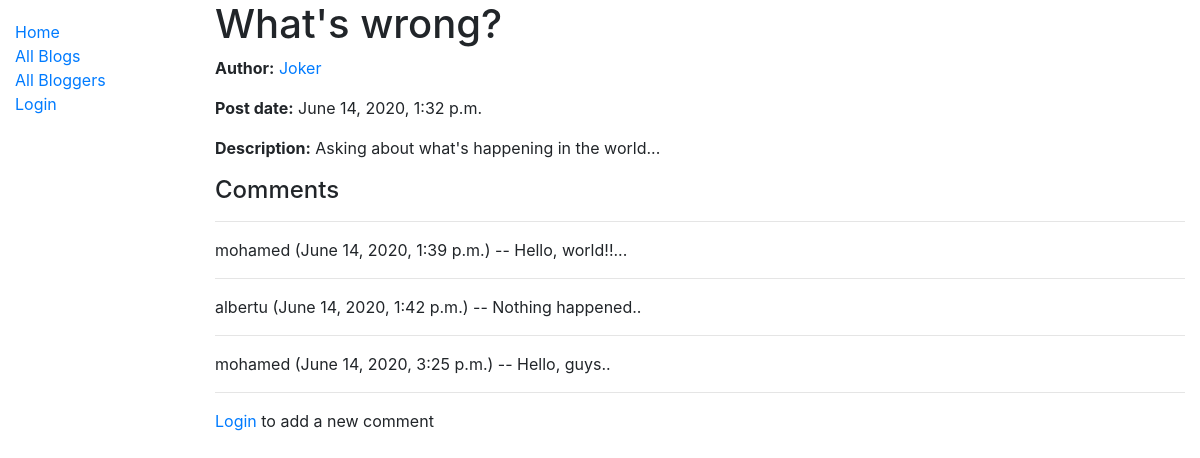
Page /blog/2 on the committed database.
### blog/models.py (models this page shows, shortened)
class Blog(models.Model):
    post = models.CharField(max_length=200)
    author = models.ForeignKey(Author, on_delete=models.SET_NULL, null=True, blank=True)
    description = models.TextField()
    date = models.DateTimeField(auto_now=True)

class Author(models.Model):
    name = models.OneToOneField(User, on_delete=models.SET_NULL, null=True)
    bio = models.TextField()
    class Meta:
        ordering = ['name']
    def __str__(self):
        return self.name.username
    def get_absolute_url(self):
        return reverse('author-detail', args=[str(self.id)])

class Comment(models.Model):
    comment_text = models.TextField(null=False)
    blog = models.ForeignKey(Blog, on_delete=models.CASCADE)
    author = models.ForeignKey(User, on_delete=models.SET_NULL, null=True, blank=True)
    date = models.DateTimeField(auto_now=True)
    def __str__(self):
        return self.comment_text

### blog/views.py (the view)
# urls.py: path('<int:pk>', views.BlogDetailView.as_view(), name='blog-detail'),
class BlogDetailView(generic.DetailView):
    model = Blog

### blog/templates/blog/blog_detail.html
{% extends "base_generic.html" %}
{% block content %}
  <h1>{{ blog.post }}</h1>
  <p><strong>Author:</strong> <a href="{{ blog.author.get_absolute_url }}"> {{ blog.author }}</a></p>
  <p><strong>Post date:</strong> {{ blog.date }}</p>
  <p><strong>Description:</strong> {{ blog.description }}</p>
  <h4>Comments</h4>
  {% for comment in blog.comment_set.all %}
      <hr>
    <p>
        {{ comment.author }} ({{ comment.date }}) -- {{ comment }}
    </p>
    {% endfor %}
      <hr>
    {% if user.is_authenticated %}
  <a href="{% url 'comment-form' blog.id %}">Add a new comment</a></p>
{% else %}
  <p><a href="{% url 'login'%}?next={{request.path}}">Login</a> to add a new comment</p>
{% endif %}
{% endblock %}

### rows in the picture
Blog: post "What's wrong?", author "Joker", date "June 14, 2020, 1:32 p.m.", description "Asking about what's happening in the world..."
Comment: author "mohamed", date "June 14, 2020, 1:39 p.m.", comment_text "Hello, world!!..."
Comment: author "albertu", date "June 14, 2020, 1:42 p.m.", comment_text "Nothing happened.."
Comment: author "mohamed", date "June 14, 2020, 3:25 p.m.", comment_text "Hello, guys.."
